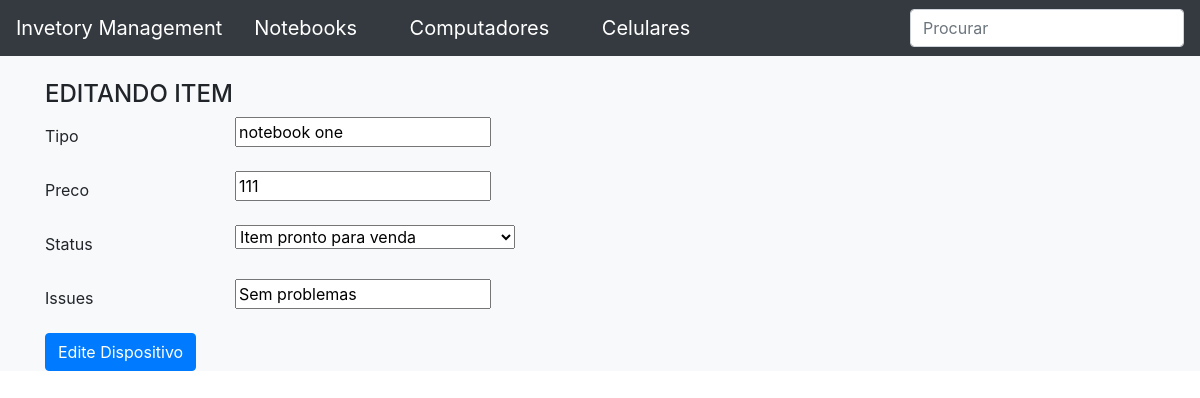
The app's page /edit_notebook/1 with its own data.
### inventory/models.py (models this page shows, shortened)
class Dispositivo(models.Model):
    tipo = models.CharField(max_length=100, blank=False)
    preco = models.IntegerField()
    escolhas = (
        ('Disponivel', 'Item pronto para venda'),
        ('Vendido', 'Item Vendido'),
        ('Abastecimento', 'Item para repor nos proximos dias')
    )
    status = models.CharField(max_length=100, choices=escolhas, default="Vendido")
    issues = models.CharField(max_length=100, default="Sem problemas")
    class Meta:
        abstract = True

class Notebook(Dispositivo):
   pass

### inventory/views.py (the view)
# urls.py: url(r'^edit_notebook/(?P<pk>\d+)$', edit_notebook, name='edit_notebook'),
def edit_notebook(request, pk):
    return edit_dispositivo(request, pk, Notebook, NotebookForm)

### inventory/forms.py
class NotebookForm(forms.ModelForm):
    class Meta:
        model = Notebook
        fields = ('tipo', 'preco', 'status', 'issues')

### inventory/views.py (called while the page is built)
def edit_dispositivo(request, pk, model, cls):
    item = get_object_or_404(model, pk=pk)
    if request.method == "POST":
        form = cls(request.POST, instance=item)
        if form.is_valid():
            form.save()
            return redirect('index')
    else:
        form = cls(instance=item)
        return render(request, 'edit_item.html', {'form': form})

### inventory/templates/edit_item.html (shortened to what this page needs)
{% extends 'base.html' %}
{% block body %}
    <div class="container bg-light">
    <form method="POST">
    <br>
    <h4>EDITANDO ITEM</h4>
    {% for field in form %}
        <div class="form-group row bg-light">
            <label for="id_{{  field.name }}" class="col-2 col-form-label"> {{ field.label }}</label>
            <div class="col-10">
                {{ field }}
            </div>
        </div>
        {% endfor %}
    <button type="submit" class="btn btn-primary" name="button"> Edite Dispositivo</button>
    </form>
    </div>
{% endblock %}

### inventory/static/css/style.css (style rules this page uses)
body { background-color: #082767; }

### records on screen
Notebook: form "notebook one" "111" "Item pronto para venda" "Sem problemas"

### other values on screen
{{ field.label }} "Tipo" "Preco" "Status" "Issues"
